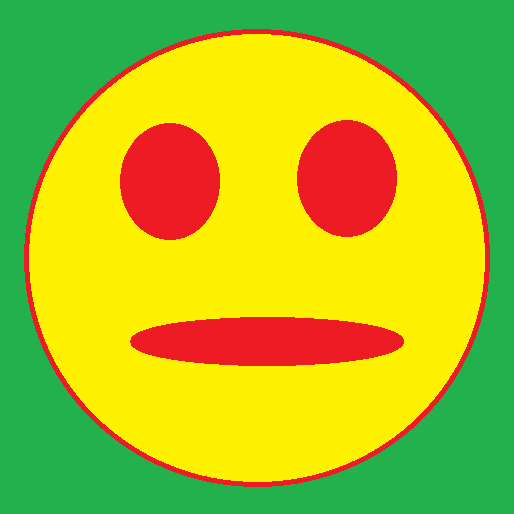
#> input picture Machine Learning/my codes/tast.png, 514 x 514 px, found by its file name
$ jupyter execute 'full backpropagation_1.ipynb'
#> lines starting #> are read from the running program, lines starting #| are printed output that depends on the picture
# Neural Networks: Backpropagation with Pure Python

Example code for the lecture series "Machine Learning for Physicists" by Florian Marquardt

Lecture 2

See https://machine-learning-for-physicists.org and the current course website linked there!

This notebook shows how to:
- implement backpropagation in pure python

This is basically the code shown in the lecture, with a tiny bit of clean-up and extra comments.

### Imports: only numpy and matplotlib

[cell 1]
# get the "numpy" library for linear algebra

# In the lecture videos, I do this:
#
# from numpy import *
#
# WARNING: It is generally considered bad
# programming style to "import *", as it
# can lead to confusion. For me, I
#  (1) ALWAYS import numpy
#  (2) NEVER import any other package in this * way
# Therefore, there is never confusion for me, and
# it makes my code a bit more readable (for me).
# However, since 99% of people are using the
# syntax "import numpy as np" and then
# access "np.exp()" etc., you
# should probably also use "np" once you start
# exchanging code with others. I convert
# back to the np. syntax when I turn my
# converged code into a module.
#
# It is apparently officially accepted to explicitly
# list all the functions you need from numpy:

from numpy import array, zeros, exp, random, dot, shape, reshape, meshgrid, linspace, transpose
import numpy as np

import matplotlib.pyplot as plt # for plotting
import matplotlib
matplotlib.rcParams['figure.dpi']=100 # highres display

# Backpropagation

## Implement backpropagation for a general (fully connected) network

[cell 2]
# For a change: Set up rectified linear units (relu)
# instead of sigmoid
def net_f_df(z): # calculate f(z) and f'(z)
    val=z*(z>0)
    return(val,z>0) # return both f and f'

[cell 3]
def forward_step(y,w,b): # calculate values in next layer, from input y
    z=dot(y,w)+b # w=weights, b=bias vector for next layer
    return(net_f_df(z)) # apply nonlinearity and return result

[cell 4]
def apply_net(y_in): # one forward pass through the network
    global Weights, Biases, NumLayers
    global y_layer, df_layer # for storing y-values and df/dz values

    y=y_in # start with input values
    y_layer[0]=y
    for j in range(NumLayers): # loop through all layers
        # j=0 corresponds to the first layer above the input
        y,df=forward_step(y,Weights[j],Biases[j]) # one step
        df_layer[j]=df # store f'(z) [needed later in backprop]
        y_layer[j+1]=y # store f(z) [also needed in backprop]
    return(y)

[cell 5]
def apply_net_simple(y_in): # one forward pass through the network
    # no storage for backprop (this is used for simple tests)

    y=y_in # start with input values
    y_layer[0]=y
    for j in range(NumLayers): # loop through all layers
        # j=0 corresponds to the first layer above the input
        y,df=forward_step(y,Weights[j],Biases[j]) # one step
    return(y)

[cell 6]
def backward_step(delta,w,df):
    # delta at layer N, of batchsize x layersize(N))
    # w between N-1 and N [layersize(N-1) x layersize(N) matrix]
    # df = df/dz at layer N-1, of batchsize x layersize(N-1)
    return( dot(delta,transpose(w))*df )

[cell 7]
def backprop(y_target): # one backward pass through the network
    # the result will be the 'dw_layer' matrices that contain
    # the derivatives of the cost function with respect to
    # the corresponding weight
    global y_layer, df_layer, Weights, Biases, NumLayers
    global dw_layer, db_layer # dCost/dw and dCost/db (w,b=weights,biases)
    global batchsize

    delta=(y_layer[-1]-y_target)*df_layer[-1]
    dw_layer[-1]=dot(transpose(y_layer[-2]),delta)/batchsize
    db_layer[-1]=delta.sum(0)/batchsize
    for j in range(NumLayers-1):
        delta=backward_step(delta,Weights[-1-j],df_layer[-2-j])
        dw_layer[-2-j]=dot(transpose(y_layer[-3-j]),delta)
        db_layer[-2-j]=delta.sum(0)/batchsize

[cell 8]
def gradient_step(eta): # update weights & biases (after backprop!)
    global dw_layer, db_layer, Weights, Biases

    for j in range(NumLayers):
        Weights[j]-=eta*dw_layer[j]
        Biases[j]-=eta*db_layer[j]

[cell 9]
def train_net(y_in,y_target,eta): # one full training batch
    # y_in is an array of size batchsize x (input-layer-size)
    # y_target is an array of size batchsize x (output-layer-size)
    # eta is the stepsize for the gradient descent
    global y_out_result

    y_out_result=apply_net(y_in)
    backprop(y_target)
    gradient_step(eta)
    cost=((y_target-y_out_result)**2).sum()/batchsize
    return(cost)

## Setup for a particular set of layer sizes

### Produce random batches: randomly sample a function defined on a 2D square

[cell 10]
# set up all the weights and biases

LayerSizes=[2,60,1] # input-layer,hidden-1,hidden-2,...,output-layer
NumLayers=len(LayerSizes)-1 # does not count input-layer (but does count output)
Weights=[random.uniform(low=-0.1,high=+0.1,size=[ LayerSizes[j],LayerSizes[j+1] ]) for j in range(NumLayers)]
Biases=[zeros(LayerSizes[j+1]) for j in range(NumLayers)]

# set up all the helper variables

y_layer=[zeros(LayerSizes[j]) for j in range(NumLayers+1)]
df_layer=[zeros(LayerSizes[j+1]) for j in range(NumLayers)]
dw_layer=[zeros([LayerSizes[j],LayerSizes[j+1]]) for j in range(NumLayers)]
db_layer=[zeros(LayerSizes[j+1]) for j in range(NumLayers)]

[cell 11]
# define the batchsize
batchsize=1000

[cell 12]
from skimage import io,color
from skimage.transform import resize
image=io.imread("D:\\Codes\\Machine Learning\\my codes\\tast.png")
#> image is the input picture: shape (514, 514, 3); mean R, G, B 171.7, 188.9, 32.7
image=color.rgb2gray(image)
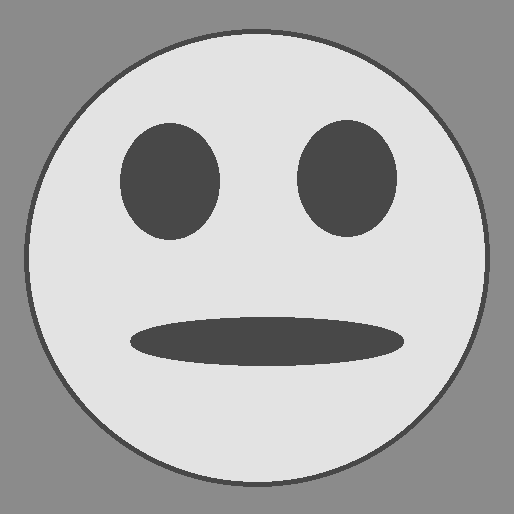
#> image: shape (514, 514) float64; min 0.286, max 0.891, mean 0.682

plt.imshow(image)
plt.show()

[cell 13]
def myFunc(x0,x1):
    #val=image
    r2=x0**2+x1**2
    #val=np.sin(20*r2)
    val=abs(x0+x1)*abs(x0-x1)

    #smilei face
    r_face2=x0**2+x1**2
    r_reye2=(x0-0.150)**2+(x1-0.15)**2
    r_leye2=(x0+0.150)**2+(x1-0.15)**2
    r_smile2=x0**2/10+(x1+0.200)**2
    # [9 lines of commented-out code are left out]

    return(val)

xrange=linspace(-10,10,501)
image=resize(image,(len(xrange),len(xrange)))
#> image: shape (501, 501) float64
X0,X1=meshgrid(xrange,xrange)
plt.imshow(myFunc(X0,X1),interpolation='nearest',origin='lower')
plt.show()
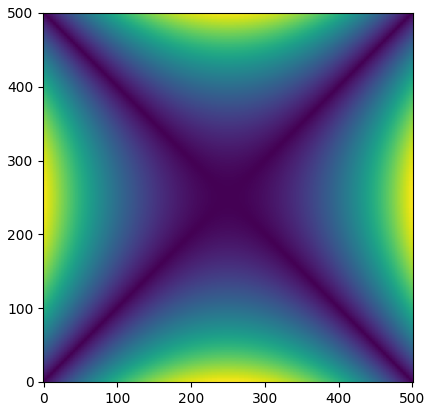
#> figure drawn by matplotlib, 1 panel

[cell 14]
def make_batch():
    global batchsize
    global image
    inputs=np.random.uniform(low=-0.5,high=+0.5,size=[batchsize,2])
    targets=zeros([batchsize,1]) # must have right dimensions
    targets[:,0]=myFunc(inputs[:,0],inputs[:,1])
    return(inputs,targets)

[cell 15]
# try to evaluate the (randomly initialized) network
# on some area in the 2D plane
test_batchsize=shape(X0)[0]*shape(X0)[1]
testsample=zeros([test_batchsize,2])
testsample[:,0]=X0.flatten()
testsample[:,1]=X1.flatten()

testoutput=apply_net_simple(testsample)
myim=plt.imshow(reshape(testoutput,shape(X0)),origin='lower',interpolation='none')
plt.show()
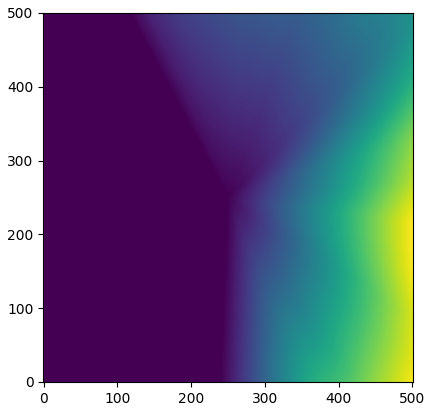
#> figure drawn by matplotlib, 1 panel

[cell 16]
# now train on randomly sampled points
# to make the network reproduce better and
# better this 2D function!
eta=0.1
batches=2000
costs=zeros(batches)

for k in range(batches):
    y_in,y_target=make_batch()
    costs[k]=train_net(y_in,y_target,eta)

plt.plot(costs)
plt.title("Cost function during training")
plt.show()
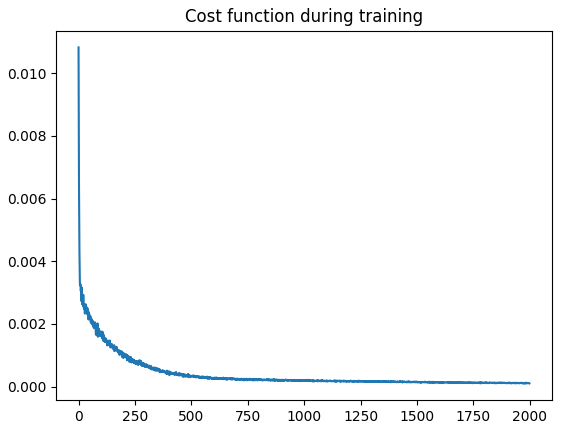
#> figure drawn by matplotlib, 1 panel; curve peaks at x = 0, y = 0.0108
